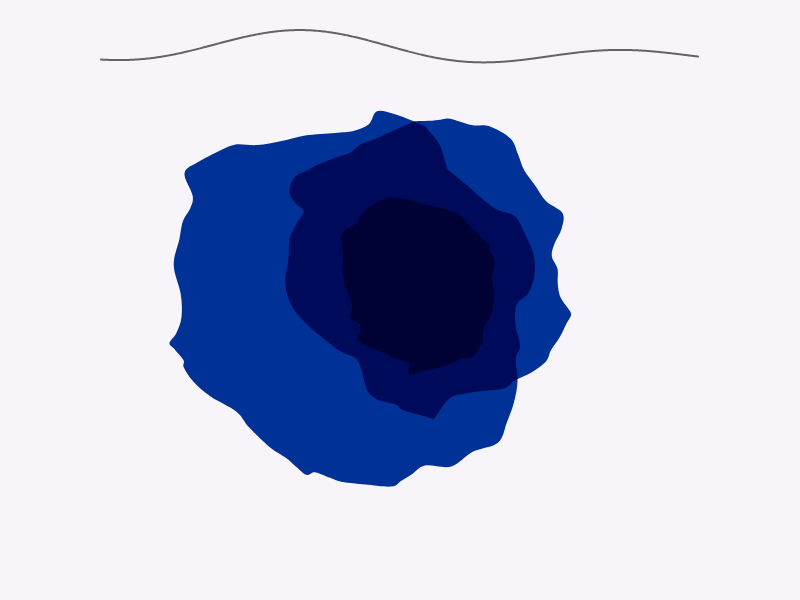
Frame 1 (no input)
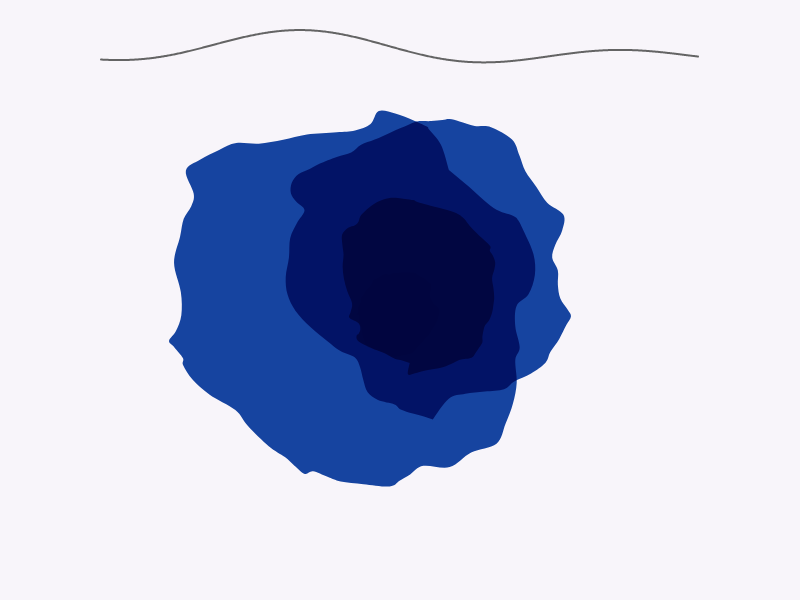
Frame 60 (no input)
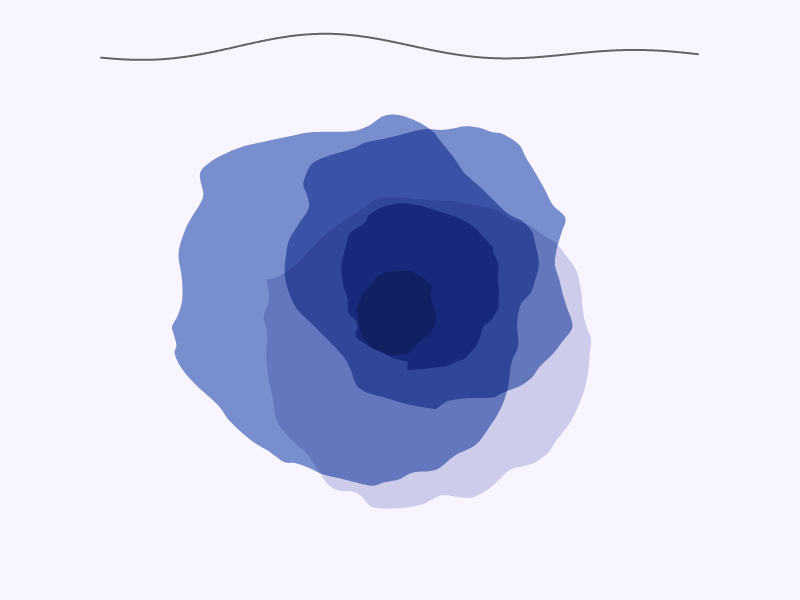
Frame 120 (the mouse pressed at the canvas centre since frame 60)

The p5.js sketch that drew these frames (run headless with seeded random() and noise() and a simulated clock; from frame 60 on, the mouse is pressed at the canvas centre):

// p5.js sketch
// ── sketch.js
/**
 *
 * Title海报
 * 
 * 主程序
 * 
 * 交互内容：
 * 1、鼠标移动改变背景颜色（轻微）
 *
 */


var colors = ['#003399', '81a9ff', '567eff', '0050b2', '05007e']; //设定颜色集合，用于随机生成
var blooms = []; //存放花
var fLines = []; //存放线条


function setup() {
    createCanvas(displayWidth, displayHeight);
    init();
}

function draw() {
    background(248, 245, 250 + mouseX / 9);

    //浮动线条
    for (let i = 0; i < fLines.length; i++) {
        fLines[i].update();
        fLines[i].drawLine();
    }

    //花
    for (let i = 0; i < blooms.length; i++) {
        blooms[i].update();
        blooms[i].drawBloom();
    }

    //海报
    poster();
}

function init() {
    background(248, 245, 250 + mouseX / 9);

    //初始化线条
    fLines.push(new floatingLine(width / 2 - 300, 50));

    //初始化花朵
    for (let i = 20; i < 200; i += 20) {
        blooms.push(new bloom(width / 2, 300, i, i / 10));
    }
}

function poster() {
    blendMode(BLEND);

    //海报文字
    noStroke();
    fill(0, 0, 0);
    textSize(30);
    text('E  A  R  T  H', 690, 635)
    textSize(15);
    text('- Guard    the    Delicate    Planet -', 649, 680);
}
// ── bloom.js
/**
 *
 * Title海报
 * 
 * 定义bloom类
 * 
 * 核心原理：
 * 1、通过随机噪声生成花朵轮廓
 * 2、使用相乘的色彩模式，并使用lerpColor进行过度
 * 3、color数组除了第一个是颜色，其它都是颜色的十六进制值，这是为了以此为上限生成随机数，再相乘形成灰色
 *
 */


class bloom {
    constructor(x, y, s, r) {
        this.x = x; //花的中心位置
        this.y = y;
        this.s = s; //大小
        this.points = []; //存放轮廓点
        this.noiser = random(1000); //1000个取样点
        for (let i = 0; i < TWO_PI; i += 0.1) {
            let x = cos(i) * s - noise(this.noiser) * this.s / 2;
            let y = sin(i) * s - noise(this.noiser + i) * this.s / 2;
            let point = createVector(x, y);
            this.points.push(point);
            this.noiser += 0.1;
        }
        this.r = r; //旋转
        this.goal = []; //存放轮廓点
        this.color = color(random(colors));
        this.goalColor = color(random(colors));
        //this.wait = 280;
    }

    //更新参数
    update() {
        if (frameCount % 100 == 0) {
            this.noiser = random(1000);
            this.goal = [];
            this.goalColor = color(random(colors));
            for (let i = 0; i < TWO_PI; i += 0.1) {
                let x = cos(i) * this.s - noise(this.noiser) * this.s / 2;
                let y = sin(i) * this.s - noise(this.noiser + i) * this.s / 2;
                let point = createVector(x, y);
                this.goal.push(point);
                this.noiser += 0.1;
            }
        }
        if (frameCount > 50) {
            this.r += 0.001;
            for (let i = 0; i < this.points.length; i++) {
                let v1 = this.points[i];
                let v2 = this.goal[i];
                let v3 = p5.Vector.lerp(v1, v2, 0.02);
                this.points[i] = v3;
            }
        }
    }

    //绘制花朵
    drawBloom() {
        blendMode(MULTIPLY); //色彩模式：相乘
        noStroke();
        if (frameCount > 50) { //控制更新速度
            let from = this.color;
            let to = this.goalColor;
            let inter = lerpColor(from, to, 0.01);
            this.color = inter;
        }
        fill(this.color);
        noStroke();
        push();
        translate(this.x, this.y);
        rotate(this.r);
        beginShape();
        for (let i = 0; i < this.points.length; i++) {
            curveVertex(this.points[i].x, this.points[i].y);
        }
        endShape(CLOSE);
        pop();
    }
}


// ── floatingLine.js
/**
 *
 * Title海报
 * 
 * 定义floating line类
 * 
 * 核心原理：
 * 1、通过随机噪声生成浮动线条
 *
 */


class floatingLine {
    constructor(x, y) {
        this.x = x; //线的起始位置
        this.y = y;
        this.theta = random(1000); //1000个取样点
        this.points = []; //存放点
        for (let x1 = this.x; x1 < this.x + 600; x1++) {
            let y1 = sin(this.theta + (x1 / 100)) * 10;
            let y2 = sin(this.theta) * 10;
            let y3 = this.y + y1 - y2;
            let pointer = createVector(x1, y3);
            this.points.push(pointer);
            this.theta += 0.01;
        }

        this.theta = random(1000);
        this.goal = [];
        for (let x1 = this.x; x1 < this.x + 600; x1++) {
            let y1 = sin(this.theta + (x1 / 100)) * 10;
            let y2 = sin(this.theta) * 10;
            let y3 = this.y + y1 - y2;
            let pointer = createVector(x1, y3);
            let i = x1 - this.x; //由于这个不需要绘制，因此把序号往前减
            this.points[i] = pointer;
            this.theta += 0.01;
        }
    }

    //更新参数
    update() {
        if (frameCount % 100 == 0) {
            this.theta = random(1000);
            this.goal = [];
            for (let x1 = this.x; x1 < this.x + 600; x1++) {
                let y1 = sin(this.theta + (x1 / 100)) * 10;
                let y2 = sin(this.theta) * 10;
                let y3 = this.y + y1 - y2;
                let pointer = createVector(x1, y3);
                let i = x1 - this.x; //由于这个不需要绘制，因此把序号往前减
                this.goal[i] = pointer;
                this.theta += 0.01;
            }
        }
        if (frameCount > 50) { //控制更新速度
            this.r += 0.001
            for (let i = 0; i < this.points.length; i++) {
                let v1 = this.points[i];
                let v2 = this.goal[i];
                let v3 = p5.Vector.lerp(v1, v2, 0.02);
                this.points[i] = v3;
            }
        }
    }

    //绘制线条
    drawLine() {
        noFill();
        strokeWeight(2);
        stroke(100);
        beginShape();
        for (let i = 0; i < this.points.length; i++) {
            curveVertex(this.points[i].x, this.points[i].y);
        }
        endShape();
    }
}
